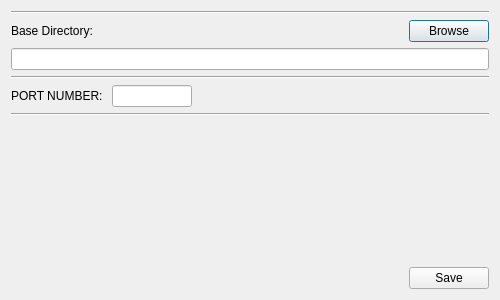
<?xml version="1.0" encoding="UTF-8"?>
<ui version="4.0">
 <class>Dialog</class>
 <widget class="QDialog" name="Dialog">
  <property name="geometry">
   <rect>
    <x>0</x>
    <y>0</y>
    <width>500</width>
    <height>300</height>
   </rect>
  </property>
  <property name="minimumSize">
   <size>
    <width>500</width>
    <height>300</height>
   </size>
  </property>
  <property name="maximumSize">
   <size>
    <width>500</width>
    <height>300</height>
   </size>
  </property>
  <property name="windowTitle">
   <string>FTP Server Settings</string>
  </property>
  <layout class="QVBoxLayout" name="verticalLayout_2">
   <item>
    <layout class="QVBoxLayout" name="verticalLayout">
     <item>
      <widget class="Line" name="line_3">
       <property name="orientation">
        <enum>Qt::Horizontal</enum>
       </property>
      </widget>
     </item>
     <item>
      <layout class="QHBoxLayout" name="horizontalLayout">
       <item>
        <widget class="QLabel" name="label">
         <property name="toolTip">
          <string>Directory Where The FTP Server Servers Files From</string>
         </property>
         <property name="text">
          <string>Base Directory: </string>
         </property>
        </widget>
       </item>
       <item>
        <spacer name="horizontalSpacer">
         <property name="orientation">
          <enum>Qt::Horizontal</enum>
         </property>
         <property name="sizeHint" stdset="0">
          <size>
           <width>40</width>
           <height>20</height>
          </size>
         </property>
        </spacer>
       </item>
       <item>
        <widget class="QPushButton" name="browse_button">
         <property name="toolTip">
          <string>Directory Where The FTP Server Servers Files From</string>
         </property>
         <property name="text">
          <string>Browse</string>
         </property>
        </widget>
       </item>
      </layout>
     </item>
     <item>
      <widget class="QLineEdit" name="base_dir_edit">
       <property name="toolTip">
        <string>Directory Where The FTP Server Servers Files From</string>
       </property>
       <property name="readOnly">
        <bool>true</bool>
       </property>
      </widget>
     </item>
    </layout>
   </item>
   <item>
    <widget class="Line" name="line">
     <property name="orientation">
      <enum>Qt::Horizontal</enum>
     </property>
    </widget>
   </item>
   <item>
    <layout class="QHBoxLayout" name="horizontalLayout_2">
     <item>
      <widget class="QLabel" name="label_2">
       <property name="toolTip">
        <string>Directory Where The FTP Server Servers Files From</string>
       </property>
       <property name="text">
        <string>PORT NUMBER: </string>
       </property>
      </widget>
     </item>
     <item>
      <widget class="QLineEdit" name="port_number_edit">
       <property name="maximumSize">
        <size>
         <width>80</width>
         <height>16777215</height>
        </size>
       </property>
       <property name="inputMethodHints">
        <set>Qt::ImhDigitsOnly</set>
       </property>
      </widget>
     </item>
     <item>
      <spacer name="horizontalSpacer_2">
       <property name="orientation">
        <enum>Qt::Horizontal</enum>
       </property>
       <property name="sizeHint" stdset="0">
        <size>
         <width>40</width>
         <height>20</height>
        </size>
       </property>
      </spacer>
     </item>
    </layout>
   </item>
   <item>
    <widget class="Line" name="line_2">
     <property name="orientation">
      <enum>Qt::Horizontal</enum>
     </property>
    </widget>
   </item>
   <item>
    <spacer name="verticalSpacer">
     <property name="orientation">
      <enum>Qt::Vertical</enum>
     </property>
     <property name="sizeHint" stdset="0">
      <size>
       <width>20</width>
       <height>40</height>
      </size>
     </property>
    </spacer>
   </item>
   <item>
    <layout class="QHBoxLayout" name="horizontalLayout_3">
     <item>
      <spacer name="horizontalSpacer_3">
       <property name="orientation">
        <enum>Qt::Horizontal</enum>
       </property>
       <property name="sizeHint" stdset="0">
        <size>
         <width>40</width>
         <height>20</height>
        </size>
       </property>
      </spacer>
     </item>
     <item>
      <widget class="QPushButton" name="save_button">
       <property name="text">
        <string>Save</string>
       </property>
      </widget>
     </item>
    </layout>
   </item>
  </layout>
 </widget>
 <resources/>
 <connections/>
</ui>
